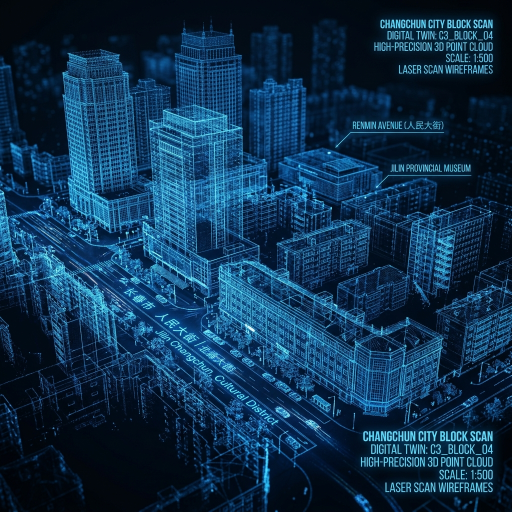
#> input picture static/03_digital_twin.png, 1024 x 1024 px (shown at 1/2 size)
$ python -i generate_exhibition_board_tiles.py   (imports and definitions only)
#> lines starting #> are read from the running program, lines starting #| are printed output that depends on the picture; after the words box and inside, x2 and y2 are one past the last pixel; in counts of white or black regions, pixels touching at a corner belong together
#> further down, picture is the input picture: PIL image 1024x1024 RGB; mean R, G, B 14.8, 50, 80.1
# -*- coding: utf-8 -*-
"""Create tightly cropped and A1-fitted board image tiles from atlas derivatives."""
from __future__ import annotations

import argparse
import math
import re
from dataclasses import dataclass
from pathlib import Path

from PIL import Image, ImageEnhance, ImageFilter, ImageOps

from tools.generate_atlas_crops import is_standard_atlas_ratio, scaled_standard_boxes


ROOT = Path(__file__).resolve().parent.parent
BOARD_DIR = ROOT / "static" / "exhibition_boards"
BOARD_HTML_PATH = BOARD_DIR / "index.html"
ATLAS_CROP_DIR = ROOT / "static" / "exhibition_boards" / "atlas_crops"
BOARD_TILE_DIR = ROOT / "static" / "exhibition_boards" / "board_tiles"
BOARD_TILE_FITTED_DIR = ROOT / "static" / "exhibition_boards" / "board_tiles_fitted"
HOMEPAGE_IMAGE_PATH = ROOT / "output" / "homepage_for_picsart.png"
DEFAULT_FITTED_LONG_SIDE = 1800

MAIN_DRAWING_TILE_KEYWORDS = (
    "现状卫星图",
    "改造总平面图",
    "场地功能策划图",
    "交通流线分析图",
    "绿化分析图",
    "场地剖面解析图",
    "鸟瞰效果图",
    "鸟瞰改造",
    "控制性指标表",
    "五地块深化设计总图",
    "总体鸟瞰白模",
)


@dataclass(frozen=True)
class BoardTileResult:
    source_path: Path
    output_path: Path
    source_size: tuple[int, int]
    output_size: tuple[int, int]


@dataclass(frozen=True)
class FittedTileRequest:
    source_ref: str
    source_path: Path
    output_path: Path
    target_ratio: float
    slot_size: tuple[float, float]


@dataclass(frozen=True)
class FittedTileResult:
    source_path: Path
    output_path: Path
    source_size: tuple[int, int]
    output_size: tuple[int, int]
    target_ratio: float


# [26 lines left out: functions build_board_tile_output_path, build_fitted_tile_output_path, not called in this run]


def _content_bbox(image: Image.Image, threshold: int = 250) -> tuple[int, int, int, int] | None:
#> called with threshold = 250
    gray = ImageOps.grayscale(image.convert("RGB"))
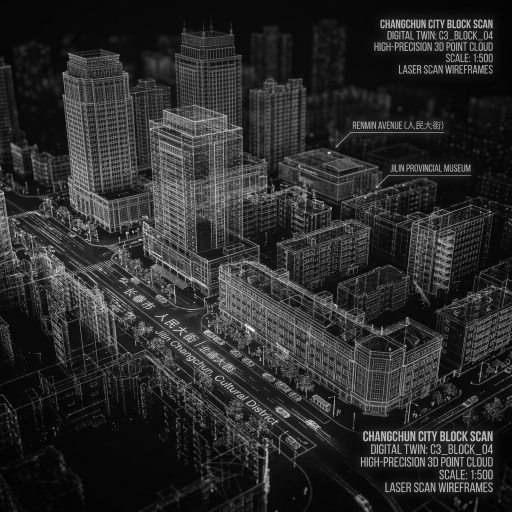
#> gray: PIL image 1024x1024 L (shown at 1/2 size); min 0, max 250, mean 42.9
    mask = gray.point(lambda pixel: 255 if pixel < threshold else 0)
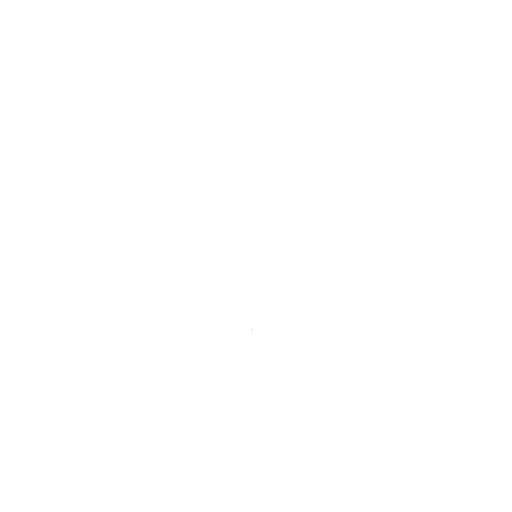
#> mask: PIL image 1024x1024 L (shown at 1/2 size); 100% white; black in thin lines or dots, all inside (x1, y1, x2, y2) = (505, 659, 506, 660)
    return mask.getbbox()


def _scaled_content_bbox(
    image: Image.Image,
    *,
    threshold: int = 250,
    max_detection_side: int | None = None,
) -> tuple[int, int, int, int] | None:
    if max_detection_side is None or max(image.size) <= max_detection_side:
        return _content_bbox(image, threshold=threshold)

    width, height = image.size
    scale = max_detection_side / max(width, height)
    small_size = (max(1, round(width * scale)), max(1, round(height * scale)))
    small = image.resize(small_size, Image.Resampling.BOX)
    small_bbox = _content_bbox(small, threshold=threshold)
    if small_bbox is None:
        return None

    x1, y1, x2, y2 = small_bbox
    return (
        max(0, math.floor(x1 / scale)),
        max(0, math.floor(y1 / scale)),
        min(width, math.ceil(x2 / scale)),
        min(height, math.ceil(y2 / scale)),
    )


def trim_white_margins(
    image: Image.Image,
    *,
    threshold: int = 250,
    padding_ratio: float = 0.012,
    max_detection_side: int | None = None,
) -> Image.Image:
    rgb = image.convert("RGB")
    bbox = _scaled_content_bbox(rgb, threshold=threshold, max_detection_side=max_detection_side)
#> bbox = (0, 0, 1024, 1024)
    if bbox is None:
        return rgb.copy()

    width, height = rgb.size
#> width = 1024; height = 1024
    x1, y1, x2, y2 = bbox
#> x1 = 0; y1 = 0; x2 = 1024; y2 = 1024
    padding = round(min(width, height) * padding_ratio)
#> padding = 12
    x1 = max(0, x1 - padding)
    y1 = max(0, y1 - padding)
    x2 = min(width, x2 + padding)
    y2 = min(height, y2 + padding)
    if x2 <= x1 or y2 <= y1:
        return rgb.copy()
    return rgb.crop((x1, y1, x2, y2))


# [64 lines left out: functions _as_opaque_rgb, _fitted_canvas_size, _resize_to_cover, _resize_to_contain, compose_fitted_tile_image, not called in this run]


def _should_crop_to_main_drawing(source_name: str, size: tuple[int, int]) -> bool:
    return is_standard_atlas_ratio(size) and any(keyword in source_name for keyword in MAIN_DRAWING_TILE_KEYWORDS)


# [268 lines left out: functions prepare_board_tile_image, generate_board_tile, generate_fitted_tile, _resolve_board_image_source, collect_board_fitted_tile_requests, rewrite_board_html_with_fitted_refs and 3 more, not called in this run]


# [2 lines not run here, left out]

>>> from PIL import Image
>>> picture = Image.open('../static/03_digital_twin.png')
>>> result = trim_white_margins(picture)
